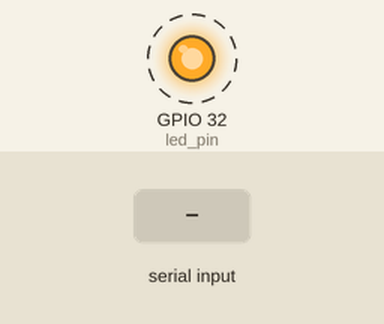
Recording of a sketch running on a simulated ESP32. Parts: output pins drawn as LEDs (lit = HIGH). Dashed ring = blinking. Inputs (shaded band) come from the test bench. What the sketch prints to the serial monitor is not drawn.

Above: at 1.2 s.
1.3 s: "90,45\n" received over Serial
4.3 s: "0\n" received over Serial
Timing chart, 0 to 13.3 s (numbered marks = the images above; inputs shaded):
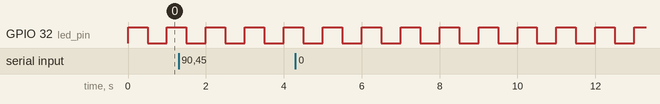

The sketch:

two_queues.ino
```cpp
#if CONFIG_FREERTOS_UNICORE
static const BaseType_t app_cpu = 0;
#else
static const BaseType_t app_cpu = 1;
#endif

static const uint8_t msg_queue_len = 5;
static const int led_pin = 32;
const int num_chars = 32;
static QueueHandle_t que_hand_1;
static QueueHandle_t que_hand_2;


struct msg_from_B{
  int num_blinks;
  char blink_100[8];
};

void user_input_task_A(void * pmtr){
  char received_char[num_chars];
  const char end_marker = '\n';
  bzero(received_char, num_chars);
  struct msg_from_B msg;
  int ndx = 0;
  char rc;
  while (1){
    if (xQueueReceive(que_hand_2, (void *)&msg, 0) == pdTRUE){
      Serial.print("The LED ");
      Serial.println(msg.blink_100);

      Serial.print("The LED has blinked in total ");
      Serial.print(msg.num_blinks);
      Serial.println(" times");
    }
    if (Serial.available() > 0) {
      rc = Serial.read();
      if (rc != end_marker) {
          received_char[ndx] = rc;
          ndx++;
          if (ndx >= num_chars)
            ndx = num_chars - 1;

      }
      else {
        received_char[ndx] = '\0';
        Serial.println(received_char);
        char delay[] = "delay ";
        if (strncmp(received_char,delay, 6) == 0) {
          int new_delay = strtol(&received_char[6],NULL,0);
          if (xQueueSend(que_hand_1, (void *)&new_delay, 5) != pdTRUE)
            Serial.println("Queue Full");
          else
            Serial.print("Copied value to queue 1: ");
            Serial.println(new_delay);
        }
        bzero(received_char, num_chars);
        ndx = 0;
      }
    }
  }
}
void control_LED_task_B(void * pmtr){
  struct msg_from_B msg;
  int received_delay;
  int blink_count;
  int led_delay = 500;
  while (1) {
    if (xQueueReceive(que_hand_1, (void *)&received_delay, 0) == pdTRUE){
      led_delay = received_delay;
      Serial.print("Received new delay interval from queue 1: ");
      Serial.println(led_delay);
    }
    digitalWrite(led_pin, HIGH);
    vTaskDelay(led_delay / portTICK_PERIOD_MS);
    digitalWrite(led_pin, LOW);
    vTaskDelay(led_delay / portTICK_PERIOD_MS);
    blink_count++;
    if (blink_count % 100 == 0) {
      msg.num_blinks = blink_count;
      strcpy(msg.blink_100, "Blinked");
      if (xQueueSend(que_hand_2, (void *)&msg, 5) != pdTRUE)
        Serial.println("Queue Full");
    }
  }
}

void setup() {
  // put your setup code here, to run once:
  Serial.begin(115200);
  pinMode(led_pin, OUTPUT);
  que_hand_1 = xQueueCreate(msg_queue_len, sizeof(int));
  que_hand_2 = xQueueCreate(msg_queue_len, sizeof(msg_from_B));
  xTaskCreatePinnedToCore(user_input_task_A, "Take in user input", 4000, NULL, 1, NULL, app_cpu);
  xTaskCreatePinnedToCore(control_LED_task_B, "Task B", 4000, NULL, 1, NULL, app_cpu);


}

void loop() {
  // put your main code here, to run repeatedly:

}
```

Measured:
- by itself, GPIO 32 (led_pin): alternates HIGH for 0.50 s and LOW for 0.50 s
